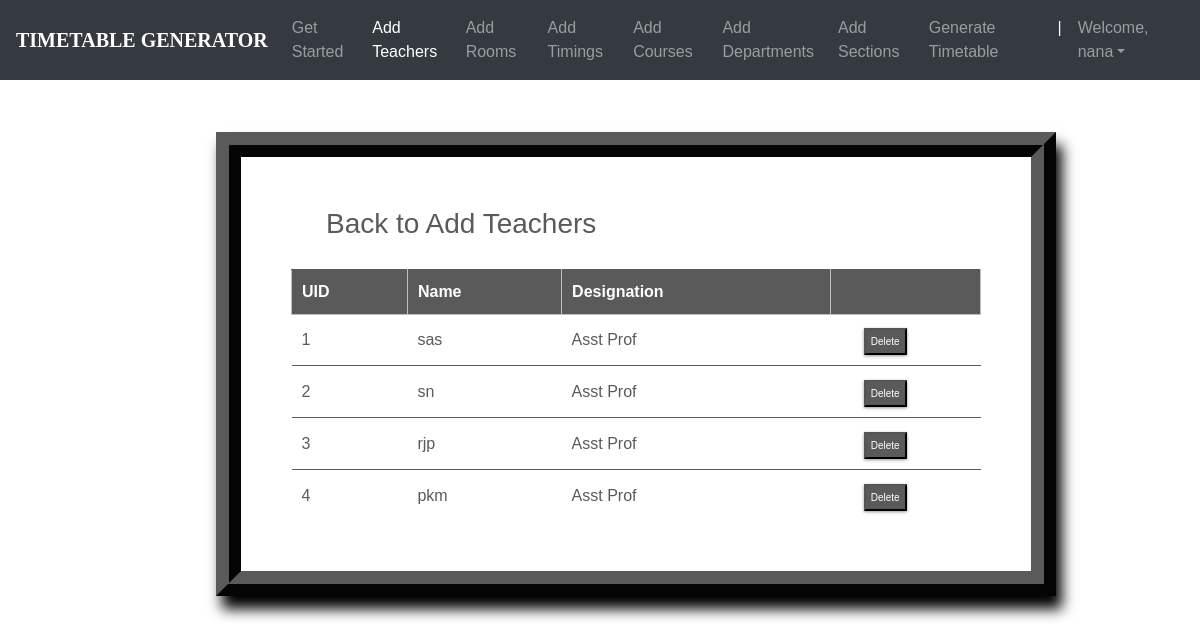
/teachers_list/ (signed in), run on an earlier commit of the app's database.
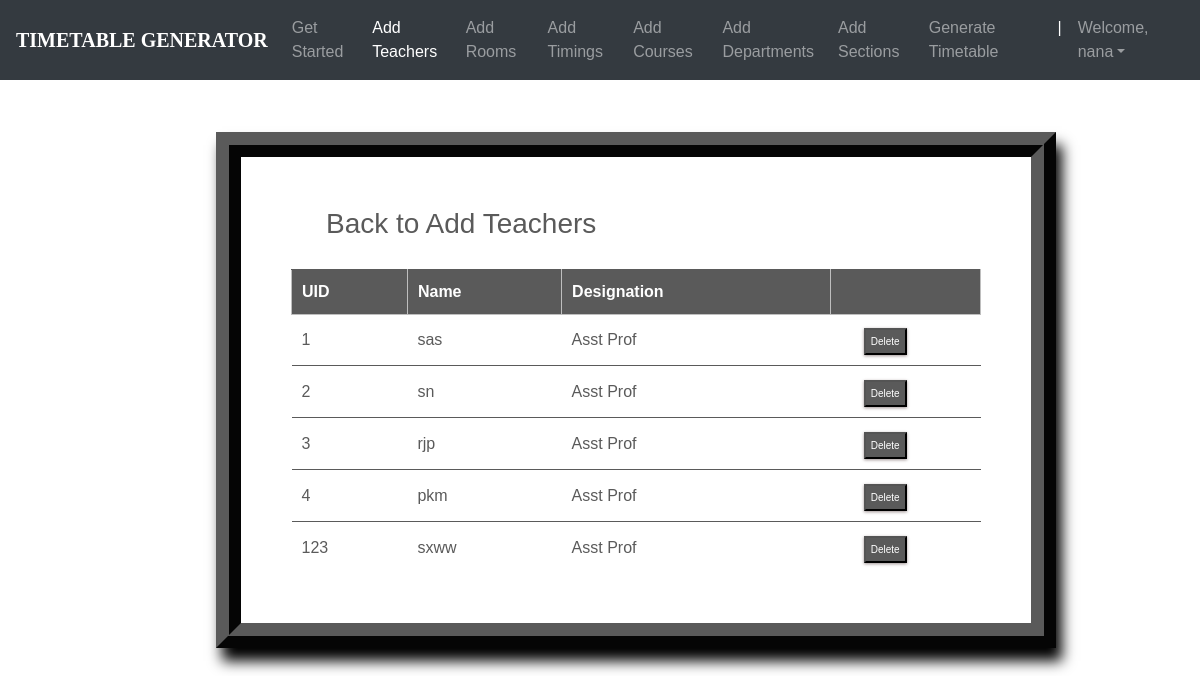
And on a later commit of the database.
### ttgen/models.py (models this page shows, shortened)
class Instructor(models.Model):
    uid = models.CharField(max_length=6)
    name = models.CharField(max_length=25)
    Desig = models.CharField(max_length=25,choices=DESIGNATIONS,default='Asst Prof')

### ttgen/views.py (the view)
# urls.py: path('teachers_list/', views.inst_list_view , name='editinstructor'),
@login_required
def inst_list_view(request):
    context = {
        'instructors': Instructor.objects.all()
    }
    return render(request, 'inslist.html', context)

### templates/inslist.html (shortened to what this page needs)
<!DOCTYPE html>
<html lang="en">
<head>
	<link rel="stylesheet" href="https://maxcdn.bootstrapcdn.com/bootstrap/4.0.0/css/bootstrap.min.css">
    <link rel="stylesheet" type="text/css" href="static/css/index.css">
</head>
<body>
        <header>
			<nav class="navbar navbar-expand-md navbar-dark fixed-top bg-dark">
                <a class="navbar-brand" href="#"><b>TIMETABLE GENERATOR</b></a>
                <div class="collapse navbar-collapse" id="navbarCollapse">
                    <ul class="navbar-nav ml-auto">
                    <li class="nav-item">
                        <a class="nav-link" href="{% url 'admindash' %}">Get Started</a>
                    </li>
                    <li class="nav-item active">
                        <a class="nav-link" href="{% url 'addInstructors' %}">Add Teachers</a>
                    </li>
                    <li class="nav-item">
                        <a class="nav-link" href="{% url 'addRooms' %}">Add Rooms</a>
                    </li>
                    <li class="nav-item">
		                <a class="nav-link" href="{% url 'addTimings' %}">Add Timings</a>
		            </li>
                    <li class="nav-item">
                        <a class="nav-link" href="{% url 'addCourses' %}">Add Courses</a>
                    </li>
                    <li class="nav-item">
			            <a class="nav-link" href="{% url 'addDepts' %}">Add Departments</a>
		            </li>
                    <li class="nav-item">
			            <a class="nav-link" href="{% url 'addSections' %}">Add Sections</a>
		            </li>
                    <li class="nav-item">
			            <a class="nav-link" href="{% url 'generate' %}">Generate Timetable</a>
		            </li>
                    <li class="nav-item active">
			            <a class="nav-link">|</a>
		            </li>
                    <li class="nav-item dropdown">
		                <a class="nav-link dropdown-toggle" href="#" id="dropdown03" data-toggle="dropdown" aria-haspopup="true" aria-expanded="false">Welcome, {{ user.first_name }}</a>
		            </li>
                    </ul>
                </div>
            </nav>
        </header><br><br>
        {% block content %}
        {% load static %}
<fieldset class="fieldset">
    <a href="{% url 'addInstructors'%}"><h1 class="tablink" onclick="openPage('new')" id="defaultOpen">Back to Add Teachers</h1></a>
    <div class="tabcontent" id="edit">
        <table class="table1">
            <thead>
            <tr class="table-headers">
            <th>UID</th>
            <th>Name</th>
            <th>Designation</th>
            <th  class="empty"></th>
            </tr>
            </thead>
            <tbody>
            {% for inst in instructors %}
            <tr>
             <td>{{inst.uid}}</td>
             <td>{{inst.name}}</td>
             <td>{{inst.Desig}}</td>
             <td class="empty">
                <form action="{% url 'deleteinstructor' inst.id %}" method="post">
                        <input type="submit" value="Delete" class="cross">
                </form>
             </td>
             </tr>
            {% endfor %}
            </tbody>
        </table>
    </div>
</fieldset>
{% endblock %}

What changed in the data, as far as the page shows it:
added Instructor: uid "123", name "sxww", Desig "Asst Prof"
